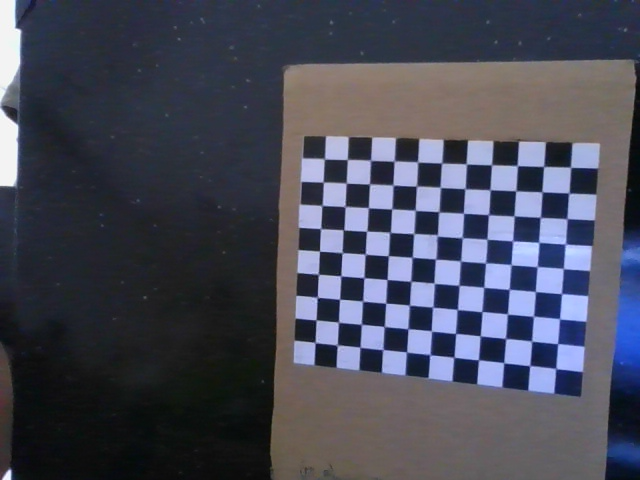
#> input picture images/image_0.png, 640 x 480 px; its folder holds only this picture in this run
$ python cameraCalibration.py
#> lines starting #> are read from the running program, lines starting #| are printed output that depends on the picture; long printed decimals are rounded
#!/usr/bin/env python

import cv2
import numpy as np
import glob

# Defining the dimensions of checkerboard
CHECKERBOARD = (9, 11)
criteria = (cv2.TERM_CRITERIA_EPS + cv2.TERM_CRITERIA_MAX_ITER, 30, 0.001)

# Creating vector to store vectors of 3D points for each checkerboard image
objpoints = []
# Creating vector to store vectors of 2D points for each checkerboard image
imgpoints = []

# Defining the world coordinates for 3D points
objp = np.zeros((1, CHECKERBOARD[0] * CHECKERBOARD[1], 3), np.float32)
objp[0, :, :2] = np.mgrid[0:CHECKERBOARD[0], 0:CHECKERBOARD[1]].T.reshape(-1, 2)
prev_img_shape = None

# Extracting path of individual image stored in a given  directory
images = glob.glob('./images/*.png')
for frame in images:
    img = cv2.imread(frame)
#> img is the input picture: shape (480, 640, 3); mean B, G, R 87.5, 73.2, 71.1
    gray = cv2.cvtColor(img, cv2.COLOR_BGR2GRAY)
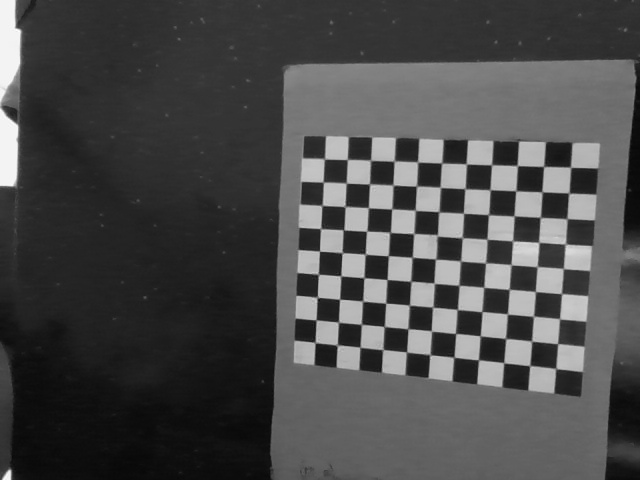
#> gray: shape (480, 640); min 8, max 254, mean 74.2
    # Find the chess board corners
    # If desired number of corners are found in the image then ret = true
    ret, corners = cv2.findChessboardCorners(gray, CHECKERBOARD,
                                             cv2.CALIB_CB_ADAPTIVE_THRESH + cv2.CALIB_CB_FAST_CHECK + cv2.CALIB_CB_NORMALIZE_IMAGE)
#> ret = True; corners = 99 rows, first 8: [571.4, 168.1], [568.4, 193.5], [566.3, 218.2], [565.6, 243.8], [563.5, 268.6], [561.6, 293.8], [559.2, 318.5], [557.2, 343.9]

    """
    If desired number of corner are detected,
    we refine the pixel coordinates and display
    them on the images of checker board
    """
    if ret:
        objpoints.append(objp)
        # refining pixel coordinates for given 2d points.
        corners2 = cv2.cornerSubPix(gray, corners, (11, 11), (-1, -1), criteria)
#> corners2 = 99 rows, first 8: [570.5, 167.2], [568.9, 193.1], [567, 218.6], [565.3, 244], [563.3, 268.5], [561.5, 293.6], [559.5, 318.8], [557.6, 343.6]

        imgpoints.append(corners2)

        # Draw and display the corners
        img = cv2.drawChessboardCorners(img, CHECKERBOARD, corners2, ret)
        cv2.circle(img, (int(corners2[0, 0, 0]), int(corners2[0, 0, 1])), 8, (100, 0, 100), 6)
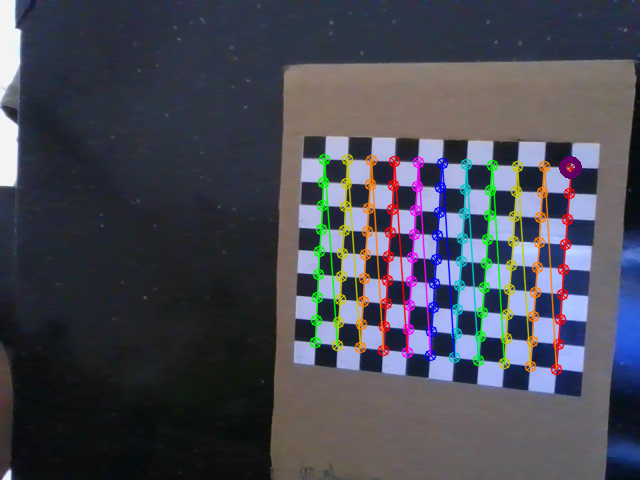
#> img: shape (480, 640, 3); mean B, G, R 84.3, 73.5, 72.6

    cv2.imshow('img', img)
    cv2.waitKey(300)

cv2.destroyAllWindows()

h, w = img.shape[:2]
#> h = 480; w = 640

"""
Performing camera calibration by
passing the value of known 3D points (objpoints)
and corresponding pixel coordinates of the
detected corners (imgpoints)
"""
ret, mtx, dist, rvecs, tvecs = cv2.calibrateCamera(objpoints, imgpoints, gray.shape[::-1], None, None)
#> ret = 0.313; mtx = [[576.8, 0, 310], [0, 577.4, 242.4], [0, 0, 1]]; dist = [[-0.155, 1.3, 0.00438, -0.0138, -2.87]]; rvecs = ([0.233, 0.152, 1.62],); tvecs = ([10.32, -2.96, 22.33],)

print("Camera matrix : \n")
print(mtx)
#| [[576.783   0.         310.040]
#|  [  0.         577.365  242.416]
#|  [  0.           0.           1.        ]]
print("dist : \n")
print(dist)
#| [[-0.1553  1.303  0.004382  -0.0138 -2.872]]
print("rvecs : \n")
print(rvecs)
#| (array([[0.2329],
#|        [0.1515],
#|        [1.620]]),)
print("tvecs : \n")
print(tvecs)
#| (array([[10.318],
#|        [-2.961],
#|        [22.332]]),)

np.savez("arrays", mtx=mtx, dist=dist, rvecs=rvecs, tvecs=tvecs)

$ run again, on images/image_12.png
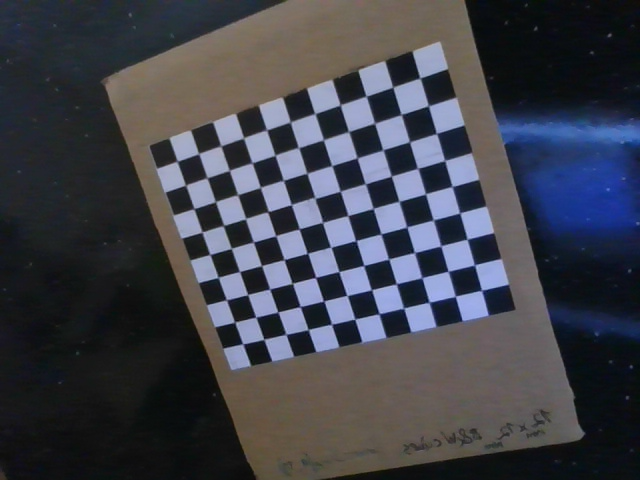
#> input picture images/image_12.png, 640 x 480 px
#> img is the input picture: shape (480, 640, 3); mean B, G, R 73.7, 64.9, 63.2
#> `gray = cv2.cvtColor(img, cv2.COLOR_BGR2GRAY)`:
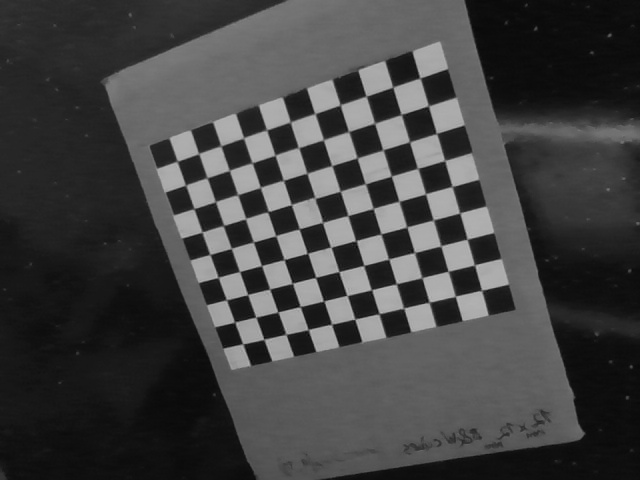
#> gray: shape (480, 640); min 3, max 191, mean 65.4
#> `ret, corners = cv2.findChessboardCorners(gray, CHECKERBOARD, cv2.CALIB..`: ret = True; corners = 99 rows, first 8: [419.6, 78.06], [428.3, 105.9], [436.2, 133.6], [444.6, 160.5], [451.9, 186.5], [459.6, 213.1], [466.9, 239.4], [474.4, 265.2]
#> corners2 = 99 rows, first 8: [420, 78.02], [428.4, 105.7], [436.5, 133.4], [444.7, 160.5], [452.1, 186.5], [459.7, 212.9], [467.2, 239.1], [474.5, 264.9]
#> `cv2.circle(img, (int(corners2[0, 0, 0]), int(corners2[0, 0, 1])), 8, (..`:
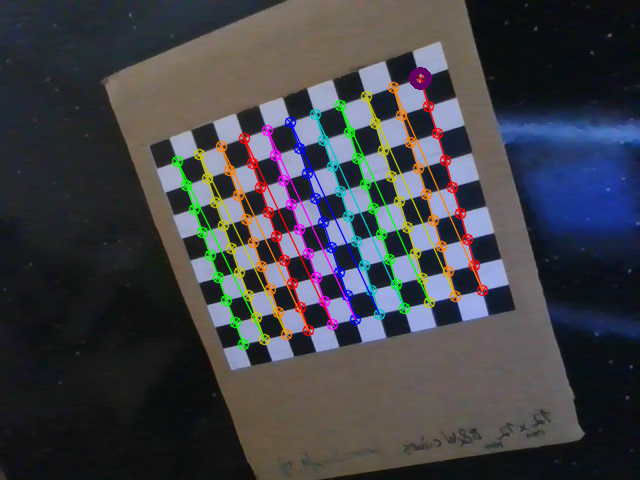
#> img: shape (480, 640, 3); mean B, G, R 71.5, 65.7, 65.1
#> `ret, mtx, dist, rvecs, tvecs = cv2.calibrateCamera(objpoints, imgpoint..`: ret = 0.315; mtx = [[736.2, 0, 373.5], [0, 678.8, 361.6], [0, 0, 1]]; dist = [[-0.132, -1.47, -0.0282, -0.00938, 6.78]]; rvecs = ([0.443, 0.0673, 1.3],); tvecs = ([1.62, -10.25, 24.57],)
#| [[736.165   0.         373.497]
#|  [  0.         678.804 361.557]
#|  [  0.           0.           1.        ]]
#| [[-0.1316 -1.472  -0.02815 -0.009381  6.782]]
#| (array([[0.4433],
#|        [0.06728],
#|        [1.297]]),)
#| (array([[  1.617],
#|        [-10.249],
#|        [ 24.569]]),)

$ run again, on images/image_13.png
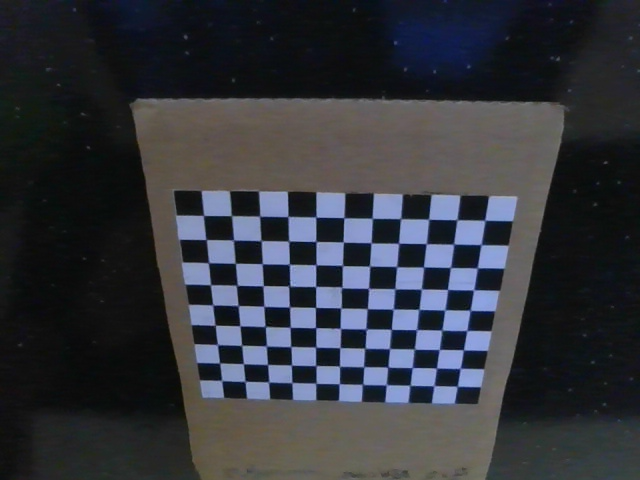
#> input picture images/image_13.png, 640 x 480 px
#> img is the input picture: shape (480, 640, 3); mean B, G, R 59.9, 53.3, 50.9
#> `gray = cv2.cvtColor(img, cv2.COLOR_BGR2GRAY)`:
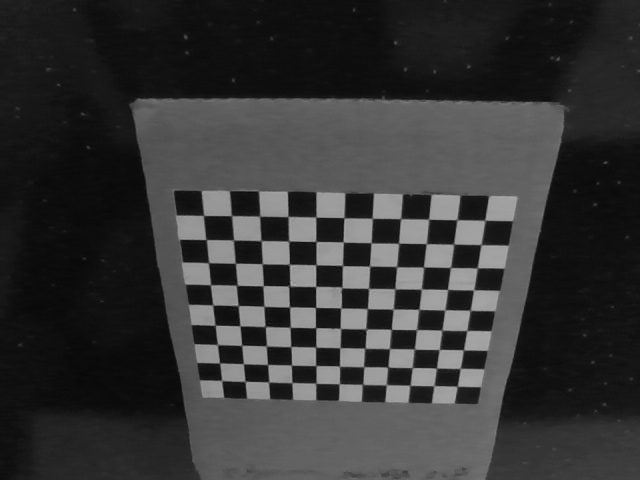
#> gray: shape (480, 640); min 4, max 180, mean 53.3
#> `ret, corners = cv2.findChessboardCorners(gray, CHECKERBOARD, cv2.CALIB..`: ret = True; corners = 99 rows, first 8: [484.6, 220.3], [480.9, 244.5], [477.2, 267.8], [473.5, 289.9], [470, 310.5], [466.6, 330.6], [463.5, 349.8], [460.1, 368.2]
#> corners2 = 99 rows, first 8: [484.8, 220.3], [481, 244.6], [477.3, 267.9], [473.7, 289.8], [470.2, 310.3], [466.8, 330.5], [463.5, 349.8], [460.3, 368.4]
#> `cv2.circle(img, (int(corners2[0, 0, 0]), int(corners2[0, 0, 1])), 8, (..`:
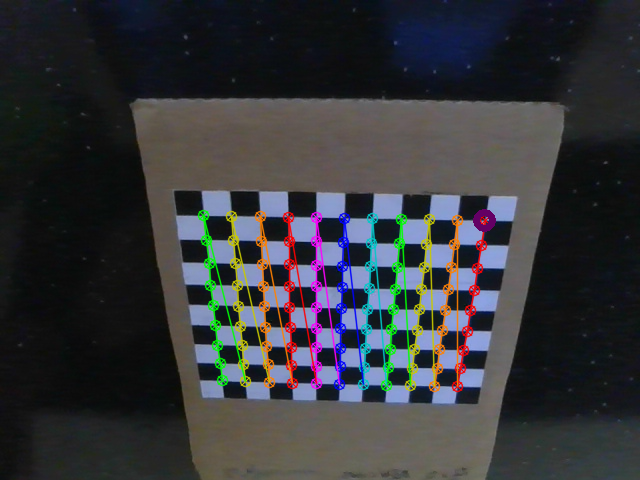
#> img: shape (480, 640, 3); mean B, G, R 58, 54.4, 53.2
#> `ret, mtx, dist, rvecs, tvecs = cv2.calibrateCamera(objpoints, imgpoint..`: ret = 0.305; mtx = [[620.4, 0, 320.9], [0, 603.1, 268.7], [0, 0, 1]]; dist = [[0.287, -8.63, -0.00721, -0.000627, 58.56]]; rvecs = ([0.447, -0.403, 1.54],); tvecs = ([5.81, -1.74, 21.94],)
#| [[620.379   0.         320.943 ]
#|  [  0.         603.111 268.732]
#|  [  0.           0.           1.        ]]
#| [[ 2.86738546e-01 -8.62503594e+00 -7.21245157e-03 -6.27245462e-04
#|    5.85616178e+01]]
#| (array([[ 0.4469],
#|        [-0.4033],
#|        [ 1.543]]),)
#| (array([[ 5.814],
#|        [-1.745],
#|        [21.938]]),)

$ run again, on images/image_14.png
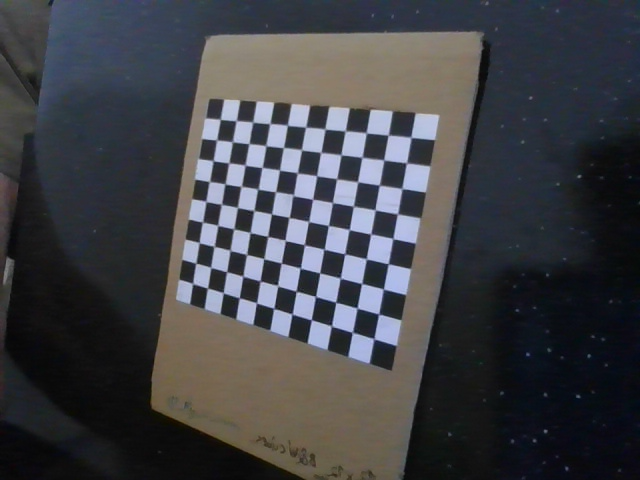
#> input picture images/image_14.png, 640 x 480 px
#> img is the input picture: shape (480, 640, 3); mean B, G, R 69.6, 65.1, 64.1
#> `gray = cv2.cvtColor(img, cv2.COLOR_BGR2GRAY)`:
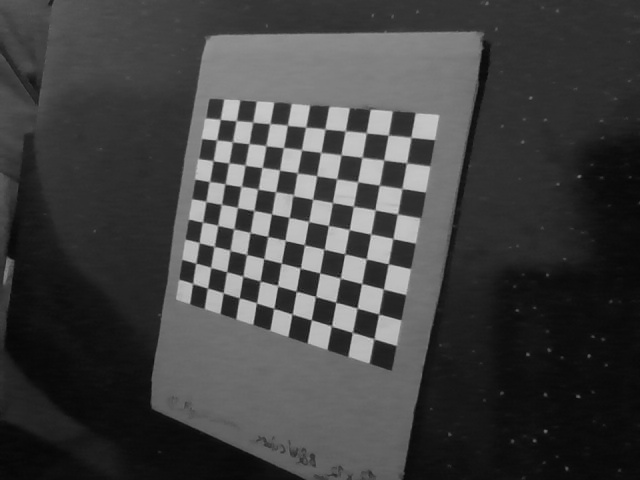
#> gray: shape (480, 640); min 6, max 213, mean 65.3
#> `ret, corners = cv2.findChessboardCorners(gray, CHECKERBOARD, cv2.CALIB..`: ret = True; corners = 99 rows, first 8: [411, 137.4], [406.5, 163.1], [401.9, 188.7], [397.4, 213.8], [392.9, 238.6], [388.3, 263.7], [383.4, 289.1], [378.6, 314.1]
#> corners2 = 99 rows, first 8: [410.9, 137.3], [406.5, 162.9], [401.9, 188.5], [397.5, 213.8], [392.9, 238.5], [388.3, 263.8], [383.4, 289], [378.7, 314]
#> `cv2.circle(img, (int(corners2[0, 0, 0]), int(corners2[0, 0, 1])), 8, (..`:
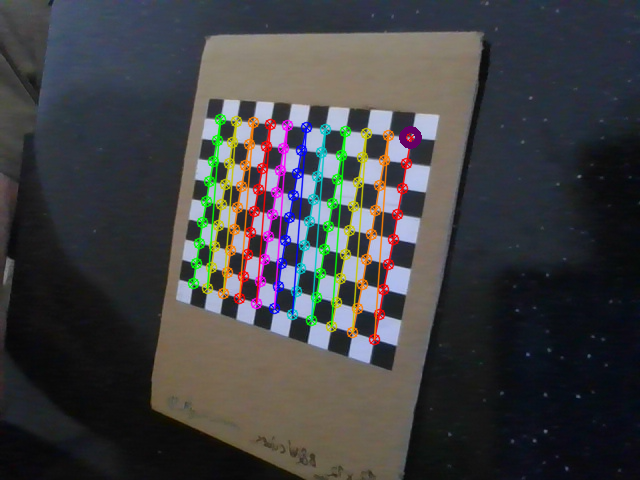
#> img: shape (480, 640, 3); mean B, G, R 67, 65.1, 65.1
#> `ret, mtx, dist, rvecs, tvecs = cv2.calibrateCamera(objpoints, imgpoint..`: ret = 0.281; mtx = [[425, 0, 305.2], [0, 465.7, 258], [0, 0, 1]]; dist = [[-0.37, 4.1, 0.00798, 0.00238, -15.44]]; rvecs = ([0.35, 0.329, 1.74],); tvecs = ([4.49, -4.67, 17.73],)
#| [[425.020   0.         305.218 ]
#|  [  0.         465.744 258.006]
#|  [  0.           0.           1.        ]]
#| [[-3.69599318e-01  4.10147609e+00  7.98282300e-03  2.38235271e-03
#|   -1.54437834e+01]]
#| (array([[0.3498],
#|        [0.3292],
#|        [1.745]]),)
#| (array([[ 4.489],
#|        [-4.674],
#|        [17.733]]),)

$ run again, on images/image_1.png
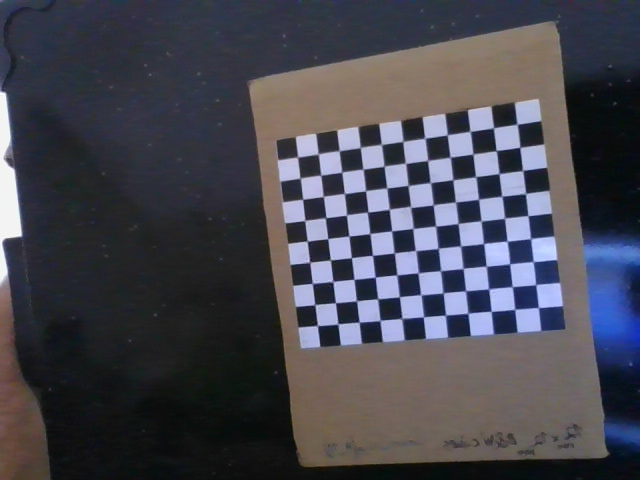
#> input picture images/image_1.png, 640 x 480 px
#> img is the input picture: shape (480, 640, 3); mean B, G, R 80.1, 70.5, 70.6
#> `gray = cv2.cvtColor(img, cv2.COLOR_BGR2GRAY)`:
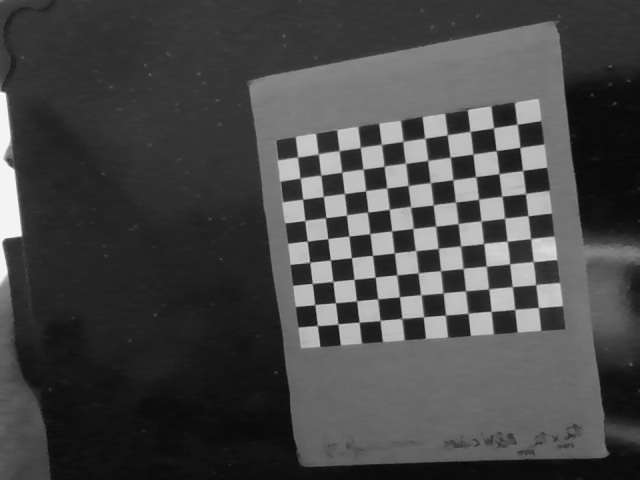
#> gray: shape (480, 640); min 8, max 254, mean 71.6
#> `ret, corners = cv2.findChessboardCorners(gray, CHECKERBOARD, cv2.CALIB..`: ret = True; corners = 99 rows, first 8: [517.4, 124.6], [519.4, 148], [523.7, 170.9], [525, 194.7], [528, 215.6], [530.8, 237.9], [533.3, 262], [535.1, 285.5]
#> corners2 = 99 rows, first 8: [517.1, 124.2], [519.8, 147.3], [522.7, 170.5], [525.5, 193.5], [528, 215.6], [530.7, 238.5], [533.2, 261.6], [535.7, 284.6]
#> `cv2.circle(img, (int(corners2[0, 0, 0]), int(corners2[0, 0, 1])), 8, (..`:
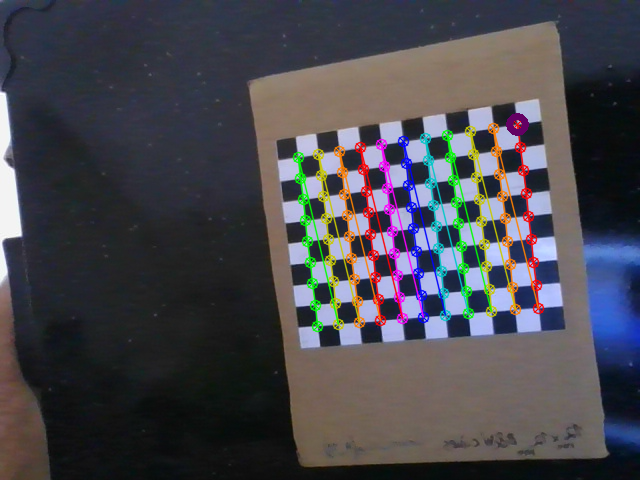
#> img: shape (480, 640, 3); mean B, G, R 77.3, 70.7, 71.8
#> `ret, mtx, dist, rvecs, tvecs = cv2.calibrateCamera(objpoints, imgpoint..`: ret = 0.29; mtx = [[551.3, 0, 324.2], [0, 552.4, 250.8], [0, 0, 1]]; dist = [[-0.123, 1.35, 0.00844, -0.0104, -3.95]]; rvecs = ([0.192, 0.155, 1.45],); tvecs = ([8.45, -5.52, 23.69],)
#| [[551.276   0.         324.168]
#|  [  0.         552.423 250.837]
#|  [  0.           0.           1.        ]]
#| [[-0.1229   1.349  0.008442 -0.01044 -3.954]]
#| (array([[0.1918],
#|        [0.155],
#|        [1.451 ]]),)
#| (array([[ 8.446],
#|        [-5.519 ],
#|        [23.689]]),)
